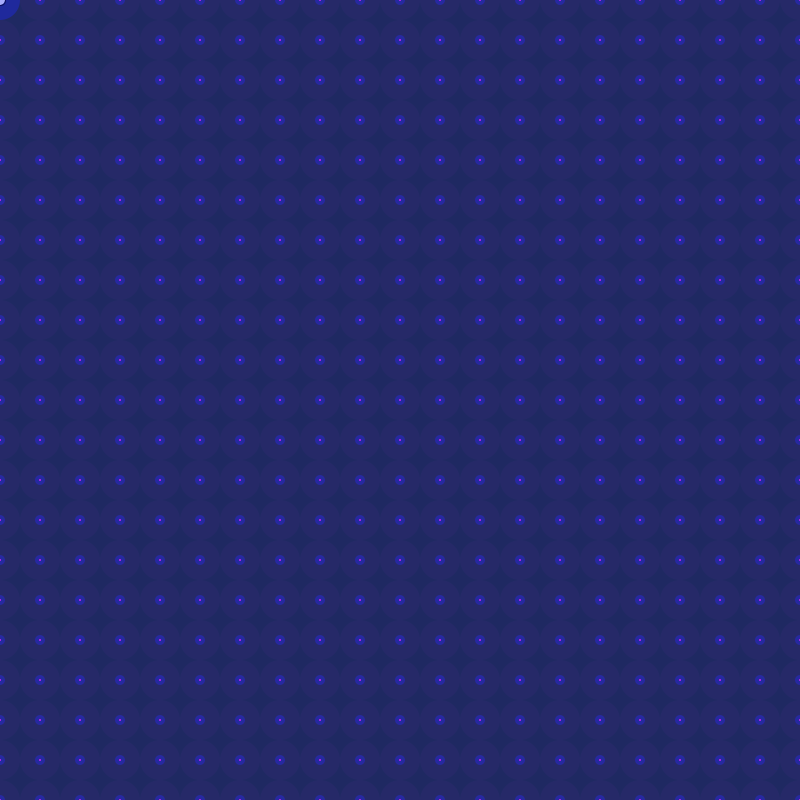
Frame 1 (no input)
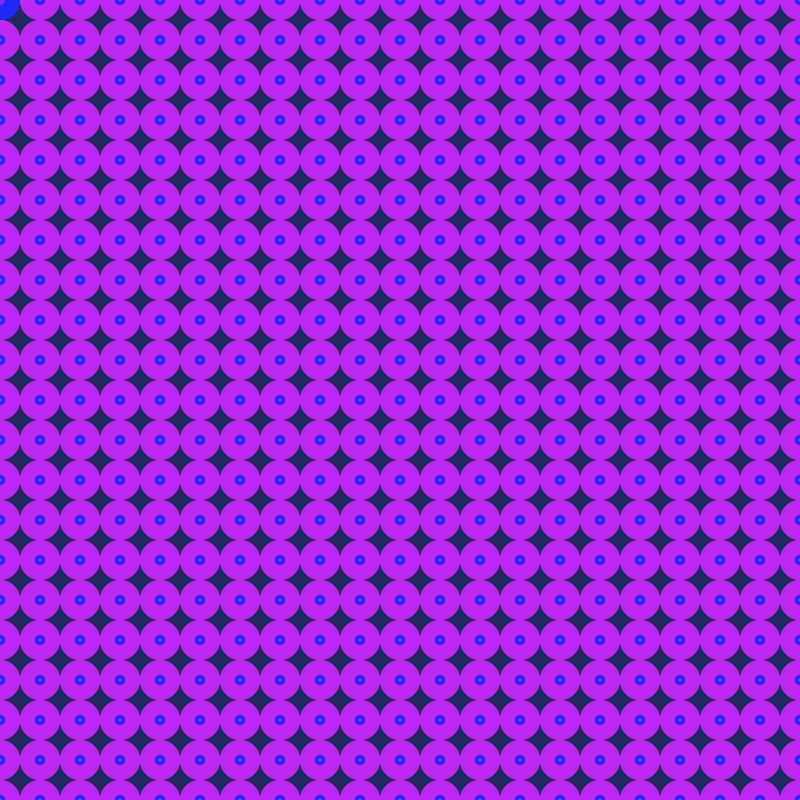
Frame 60 (the mouse pressed at the canvas centre just before this capture)
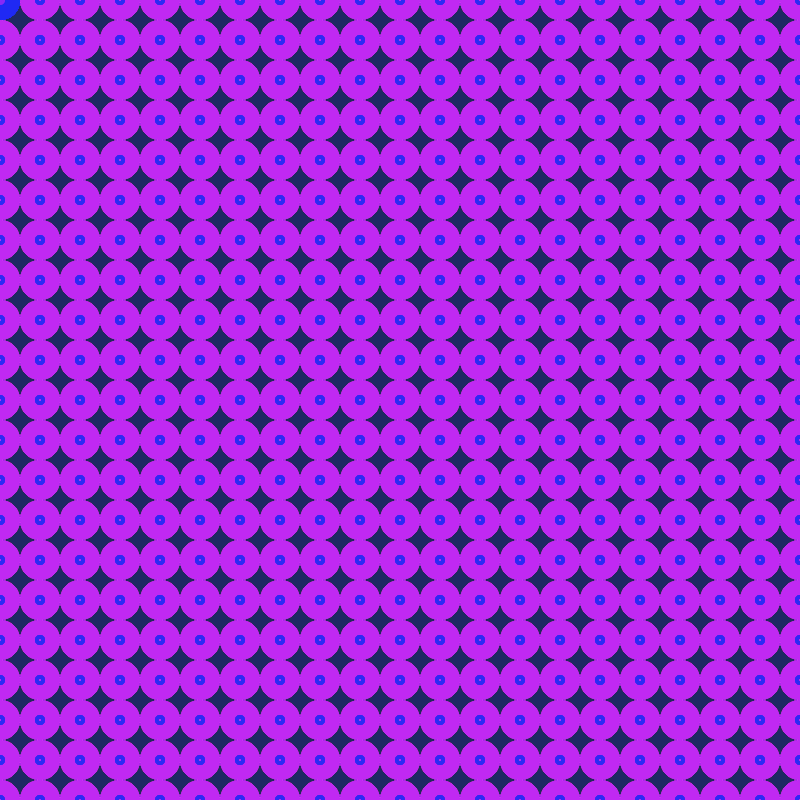
Frame 120 (the mouse held since frame 60 and released just before this capture)

The Processing sketch that drew these frames (run headless with seeded random() and noise(); from frame 60 on, the mouse is pressed at the canvas centre):

// Processing sketch: processing_87793
// ── processing_87793.pde

void setup() {
  size(800, 800);
  smooth();
  background(31, 41, 98);
}

void draw() {

  for (int i=0; i<width; i=i+2) {
    for (int j=0; j<width; j=j+2) {
      ellipse(i*20, j*20, 10, 10);
      fill(31, 41, 246, 100);
      noStroke();
    }
  }
  
    for (int t=0; t<width; t=t+2) {
    for (int p=0; p<width; p=p+2) {
      ellipse(t*20, p*20, 40, 40);
      fill(202, 41, 246, 10);
      noStroke();
    }
  }
    for (int i=0; i<width; i=i+2) {
    for (int j=0; j<width; j=j+2) {
      ellipse(i*20, j*20, 2, 2);
       fill(202, 41, 246, 255);
      noStroke();
    }
  }
}
